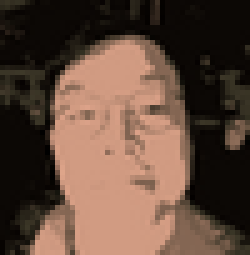
#> input picture Ref_Design/CPU_6502/simulation/Apple-1/bmp2char/Who_50x51_4level.bmp, 50 x 51 px (shown 5 times larger)
$ python bmp2char.py Who_50x51_4level.bmp
#> lines starting #> are read from the running program, lines starting #| are printed output that depends on the picture
#!/usr/bin/env python3

import os, sys
import numpy as np
from PIL import Image

# -----------------------------------------------------------------
# Main
if len(sys.argv)!=2:
    print('bmp2mag.py <BMP>')
    print('     Convert BMP(2-Color B/W) image to Magic layout on metal1/2/3 layer')
    sys.exit(1);

szImageName = str(sys.argv[1])

img = Image.open(szImageName).convert("L")
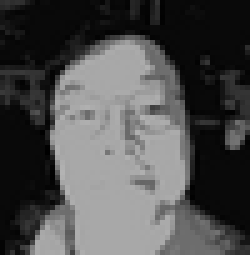
#> img: PIL image 50x51 L (shown 5 times larger); min 0, max 179, mean 77.8
img.show()
img.size

x_2 = np.asarray(img)
#print(x_2.shape)
#print(x_2.min())
#print(x_2.max())

xSize, ySize = x_2.shape
#> xSize = 51; ySize = 50
level = (x_2.max()-x_2.min())/9
#> level = 19.89

for col in range(0, xSize):
    for row in range(0, ySize):
        if (x_2[col][row] < level) :
            print("##", end="");
        elif (x_2[col][row] < level*2):
            print(" #", end="");
        elif (x_2[col][row] < level*3):
            print("**", end="");
        elif (x_2[col][row] < level*4):
            print(" *", end="");
        elif (x_2[col][row] < level*5):
            print("++", end="");
        elif (x_2[col][row] < level*6):
            print(" +", end="");
        elif (x_2[col][row] < level*7):
            print("..", end="");
        elif (x_2[col][row] < level*8):
            print(" .", end="");
        else :
            print("  ", end="");
    print("")
